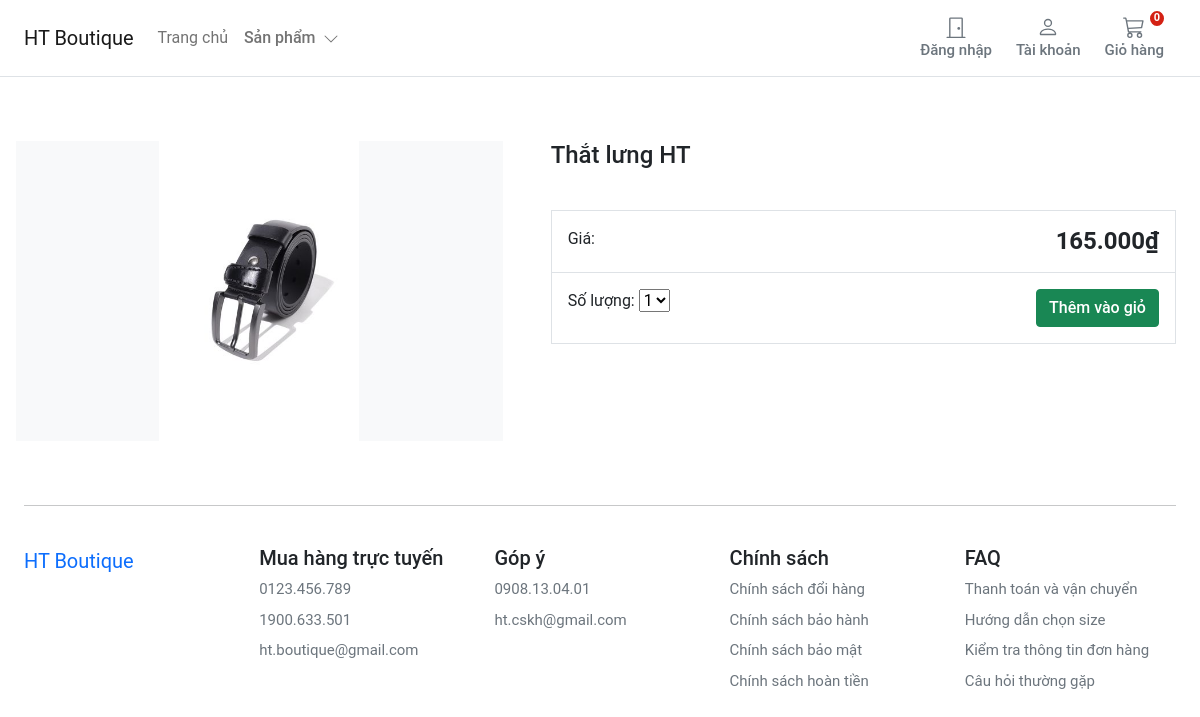
The app's page /tht-lng-ht with its own data.
### store/models.py (models this page shows, shortened)
class Product(models.Model):
    category = models.ForeignKey(Category, related_name='product', on_delete=models.CASCADE)
    created_by = models.ForeignKey(settings.AUTH_USER_MODEL, on_delete=models.CASCADE, related_name='product_creator')
    title = models.CharField(max_length=255)
    author = models.CharField(max_length=255, default='admin')
    description = models.TextField(blank=True)
    image = models.ImageField(upload_to='images/', default='images/default.png')
    slug = models.SlugField(max_length=255)
    price = models.DecimalField(max_digits=11, decimal_places=3)
    in_stock = models.BooleanField(default=True)
    is_active = models.BooleanField(default=True)
    created = models.DateTimeField(auto_now_add=True)
    updated = models.DateTimeField(auto_now=True)
    objects = models.Manager()
    products = ProductManager()
    class Meta:
        verbose_name_plural = 'Products'
        ordering = ('-created',)

### store/views.py (the view)
# urls.py: path('<slug:slug>', views.product_detail, name='product_detail'),
def product_detail(request, slug):
    product = get_object_or_404(Product, slug=slug, in_stock=True)
    return render(request, 'store/products/single.html', {'product': product})

### basket/basket.py (called while the page is built)
    def __len__(self):
        return sum(item['qty'] for item in self.basket.values())

### basket/context_processors.py (called while the page is built)
def basket(request):
    return {'basket': Basket(request)}

### store/context_processors.py (called while the page is built)
def categories(request):
    return {
        'categories': Category.objects.all()
    }

### store/models.py (called while the page is built)
    def get_absolute_url(self):
        return reverse('store:category_list', args=[self.slug])

### templates/store/products/single.html (shortened to what this page needs)
{% extends "store/base.html" %}
{% load static %}
{% block content %}
<div class="container">
    <main class="pt-5">
        <div class="row g-3">
            <div class="col-md-5 col-lg-5 order-md-first bg-light">
                <img class="img-fluid mx-auto d-block" width="200px" alt="Responsive image" src="{{ product.image.url }}">
            </div>
            <div class="col-md-7 col-lg-7 ps-md-3 ps-lg-5">
                <h1 class="mb-0 h4">{{ product.title }}</h1><br>
                <div class="border">
                    <div class="col border-bottom">
                        <div class="row p-3">
                            <div class="col-6">Giá: </div>
                            <div class="col-6 text-end"><span class="h4 fw-bold">{{ product.price }}₫</span></div>
                        </div>
                    </div>
                    <div class="col">
                        <div class="row p-3">
                            <div class="col-6">
                                <label for="select">Số lượng: </label>
                                <select id="select">
                                    <option value="1">1</option>
                                </select>
                            </div>
                            <div class="col-6 text-end">
                                <button type="button" id='add-button' value='{{product.id}}' class="btn btn-success fw500">Thêm vào giỏ</button></div>
                        </div>
                    </div>
                </div>
            </div>
        </div>
    </main>
</div>
{% endblock %}

### static/core/css/base.css (style rules this page uses)
@media (min-width: 1000px) { .container { max-width: 1000px; } }
@media (max-width: 1200px) { .container { max-width: 100%; padding:0 24px; } }
html, body, p, div { letter-spacing: -0.02px; font-family: 'Roboto', sans-serif; }
.fw500 { font-weight: 500; }

### records on screen
Product: image (picture), title "Thắt lưng HT", price "165.000"
